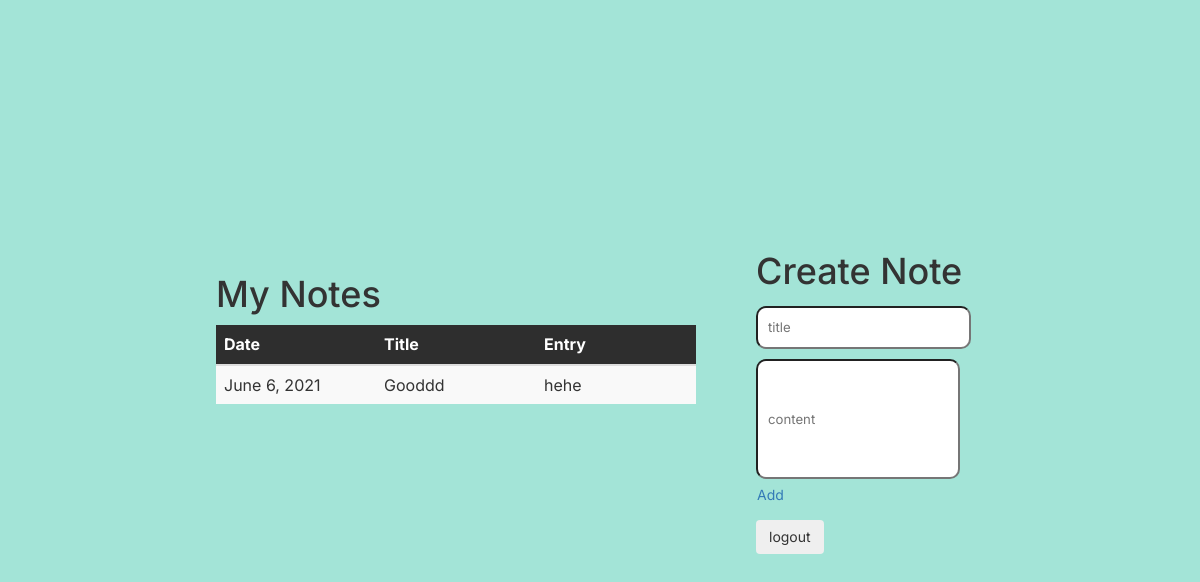
Page / (signed in) on the earlier database version.
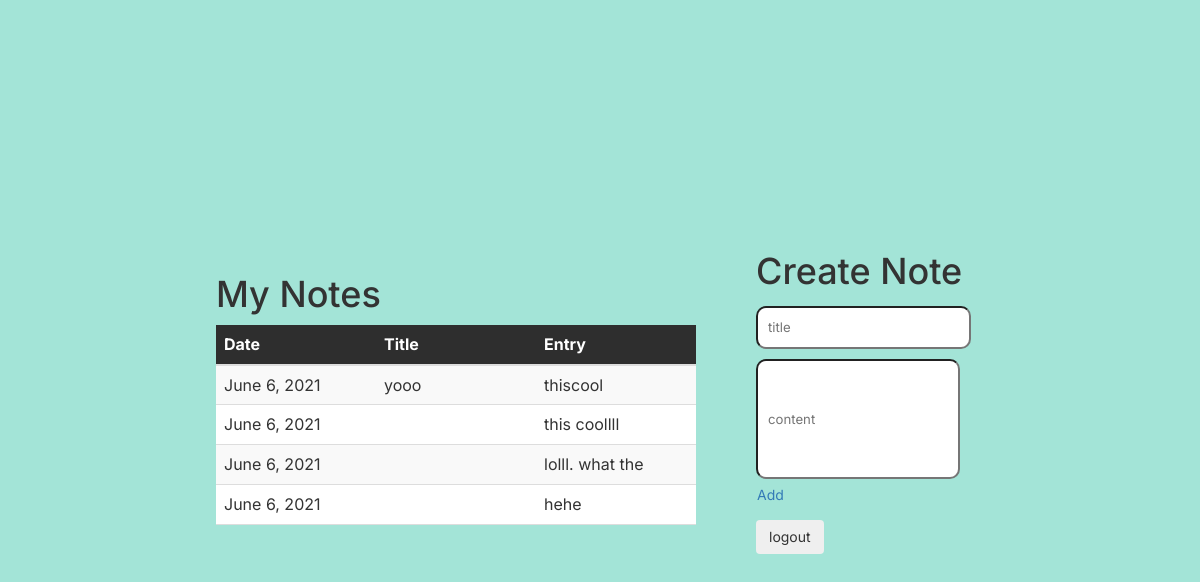
Same page on the later database version.
### core/models.py (models this page shows)
class Diary(models.Model):
    title = models.CharField(max_length=200)
    body = models.TextField()
    created_at = models.DateTimeField(auto_now=True)
    author = models.ForeignKey(User, on_delete=models.DO_NOTHING)

### core/views.py (the view)
# urls.py: path('', splash, name='splash'),
def splash(request):
    if request.user.is_authenticated:
        author = request.user
        entries = Diary.objects.filter(author=author)
        if request.method == "POST":
            print(request.POST["title"], request.POST["body"])
            title = request.POST["title"]
            body = request.POST["body"]
            Diary.objects.create(title=title, body=body, author=request.user)
        return render(request, "splash.html", {"entries": entries})
    else:
        return redirect("/login")

### core/templates/splash.html (shortened to what this page needs)
<link rel="stylesheet" href="https://stackpath.bootstrapcdn.com/bootstrap/3.4.1/css/bootstrap.min.css">
<div style="display: flex; flex-direction: row; justify-content: center; align-items: center; width: 100%; height: 100%; font-family: 'Inter', sans-serif; background-color: #A3E4D7">
    <div style="width: 40vw; margin-right: 5vw;">
        <h1 style="margin-top: 0px; margin-bottom: 10px;"> My Notes </h1>
        <div class="scroll-y scrollbar">
            <table class="table table-striped" style="table-layout: fixed; background-color: white; ">
              <thead style="background-color: #2E2E2E; color: white; font-weight: bold;">
                <tr>
                  <th scope="col">Date</th>
                  <th scope="col">Title</th>
                  <th scope="col">Entry</th>
                </tr>
              </thead>
              <tbody>
                {% for entry in entries %}
                    <tr scope="row">
                        <td>{{entry.created_at.date}}</td>
                        <td >{{entry.title}}</td>
                        <td style="width: 1vw !important;">{{entry.body}}</td>
                    </tr>
                {% endfor %}
              </tbody>
            </table>
          </div>
    </div>
    <div style="width: 19vw;">
        <form method="POST" action="/">
            <h1>Create Note</h1>
            <input name="title" placeholder="title" style="padding: 10px; font-size: 1.1vw; margin: 5px 0px; border-radius: 10px;"/>
            <input name="body" placeholder="content" style="width: 17vw; height: 10vw; padding: 10px; font-size: 1.1vw; margin: 5px 0px; border-radius: 10px;"/>
            <input class="btn btn-link" type="submit" value="Add" style="padding: 0; text-align: right;"/>
        </form>
        <form action="/logout">
            <input class="btn btn-light" type="submit" value="logout"/>
        </form>
    </div>
</div>

### core/templates/splash.html (style rules this page uses)
.scrollbar { position: relative; height: 200px; overflow: auto; }
.scroll-y { display: block; }
th, td { white-space: normal !important; word-wrap: break-word; }

Differences in the rows shown:
removed Diary: created_at "June 6, 2021", title "Gooddd", body "hehe"
added Diary: created_at "June 6, 2021", title "yooo", body "thiscool"
added Diary: created_at "June 6, 2021", body "this coollll"
added Diary: created_at "June 6, 2021", body "lolll. what the"
added Diary: created_at "June 6, 2021", body "hehe"
